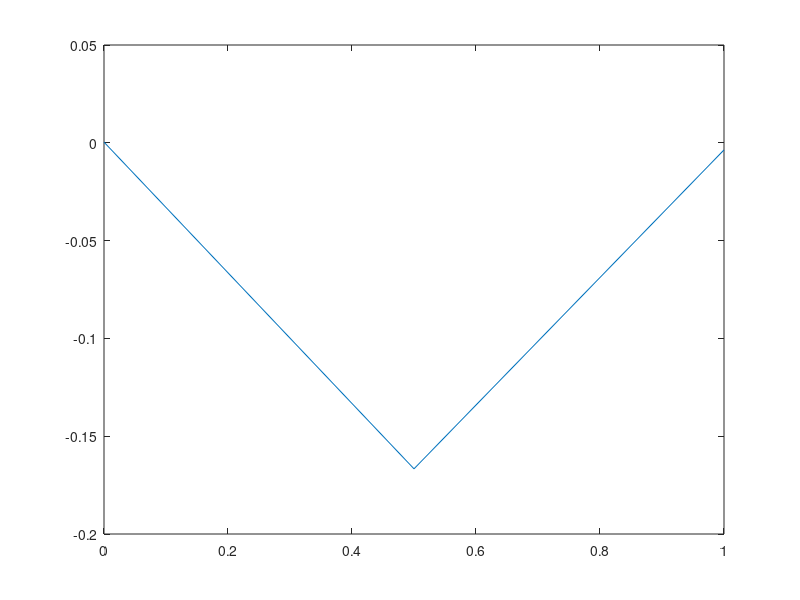
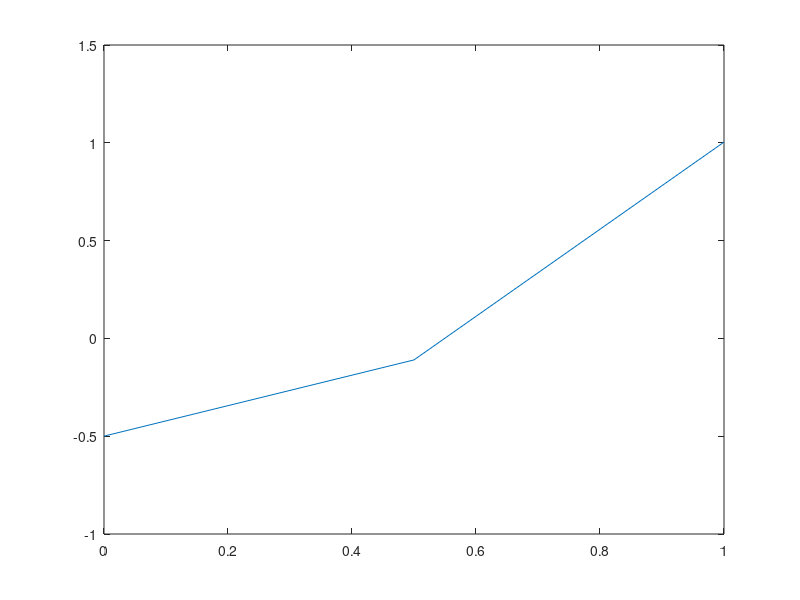
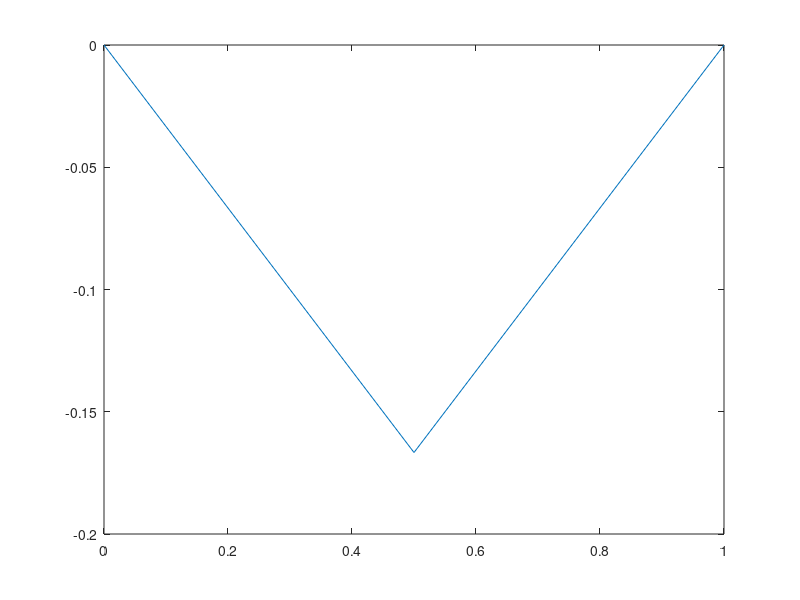

Recreate these plots in MATLAB, in order.
function shooting_nonlinear_robin()

close all; clc;
init_guess = .005;
x1 = fzero(@solver, init_guess);
analyticalSOL();

    function F = solver(y01)
        x0 = 0; xL = 1; h = 0.5;

%         options=odeset('RelTol',1e-08,'AbsTol',[1e-08, 1e-08]);
%         [x, ode] = ode45(@myfunction,[x0, xL],[y01, -.5+y01], options);
%         
%         F = 1 - (ode(end,1) + ode(end,2)); %residue
%         figure(1)
%         plot(x,ode(:,1))
%         figure(2)
%         plot(x,ode(:,2))
        
        [x, RK] = MyRK4Sys(@myfunction, [x0 xL], [y01, -.5+y01], h);

        F = 1 - (RK(end,1) + RK(end,2)) ;%residue
        figure(1);
        plot(x,RK(:,1));
        figure(2);
        plot(x,RK(:,2));

    end

    function [x,Y]=MyRK4Sys(ODEfunc,xspan,Y0,h)

        x=xspan(1):h:xspan(2);
        Y(1,:)=Y0;
        for n=1:length(x)-1
            k1=ODEfunc(x(n),Y(n,:));
            k2=ODEfunc(x(n)+(h/2),Y(n,:)+(h/2)*k1);
            k3=ODEfunc(x(n)+(h/2),Y(n,:)+(h/2)*k2);
            k4=ODEfunc(x(n)+h,Y(n,:)+h*k3);
            Y(n+1,:)=Y(n,:)+((1/6)*k1+(1/3)*(k2+k3)+(1/6)*k4)*h;
        end
    end

    function dy = myfunction(x,Z)
        dy = zeros(2,1);
        dy(1) = Z(2);
        dy(2) = 0.5*(1+x+Z(1)).^3;
        dy = dy';
    end

    function analyticalSOL()

        x = linspace(0,1,3);
        y = zeros(size(x));
        for n = 1:numel(x)
          y(n) = (2/(2-x(n)))-x(n)-1;
        end
        figure(3);
        plot(x,y);
    end

end